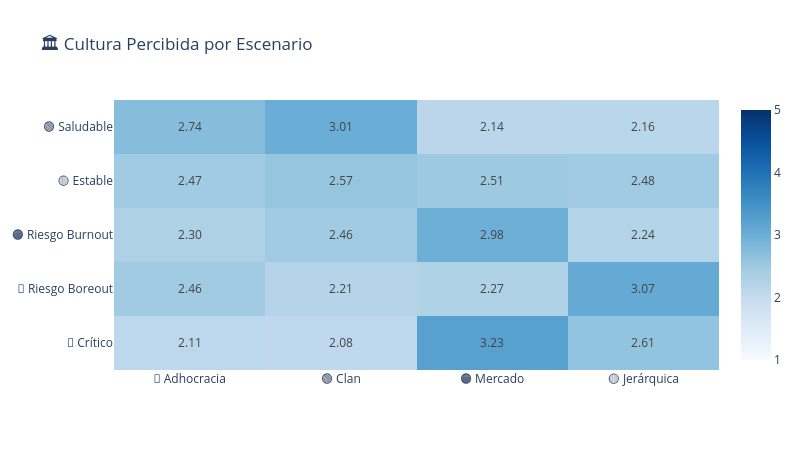

Notebook code cell kept with this figure:
### Markdown cell above
## 4. 🏛️ Cultura CVF por Escenario

¿Qué cultura predomina en cada escenario?

### Code cell
# CULTURA CVF POR ESCENARIO


# Calcular scores de cultura si no existen
if "cvf_adhocracia" not in df_benchmark.columns:
    df_benchmark["cvf_adhocracia"] = df_benchmark[["q65", "q66"]].mean(axis=1)
    df_benchmark["cvf_clan"] = df_benchmark[["q67", "q68"]].mean(axis=1)
    df_benchmark["cvf_mercado"] = df_benchmark[["q69", "q70"]].mean(axis=1)
    df_benchmark["cvf_jerarquica"] = df_benchmark[["q71", "q72"]].mean(axis=1)

cultura_cols = ["cvf_adhocracia", "cvf_clan", "cvf_mercado", "cvf_jerarquica"]
cultura_nombres = ["🔵 Adhocracia", "🟢 Clan", "🟠 Mercado", "🟡 Jerárquica"]

# Medias por escenario
cultura_por_escenario = df_benchmark.groupby("escenario")[cultura_cols].mean()

# 🆕 REORDENAR según el orden lógico de ESCENARIOS
cultura_por_escenario = cultura_por_escenario.reindex(ESCENARIOS)

print("="*80)
print("🏛️ CULTURA CVF PERCIBIDA POR ESCENARIO")
print("="*80)
print(cultura_por_escenario.round(2))

# Heatmap
fig = px.imshow(
    cultura_por_escenario.values,
    x=cultura_nombres,
    y=[ETIQUETAS_ES[esc] for esc in ESCENARIOS],
    color_continuous_scale='Blues',
    zmin=1, zmax=5,
    title="🏛️ Cultura Percibida por Escenario",
    text_auto='.2f',
    aspect='auto'
)

fig.update_layout(height=450, width=800)
fig.show()

print("""
💡 INTERPRETACIÓN:
- 🟢 Saludable: Cultura Clan predominante (3.05) - apoyo familiar
- 🟡 Estable: Perfil equilibrado - ninguna cultura domina
- 🟠 Riesgo Burnout: Cultura Mercado predominante (3.06) - presión por resultados
- 🔵 Riesgo Boreout: Cultura Jerárquica predominante (2.96) - procesos rígidos
- 🔴 Crítico: Cultura Mercado muy alta (3.20) - máxima presión
""")

### Figure 1 — Plotly figure (JSON) as saved in the notebook; plotly's stock layout.template omitted (floating-point values rounded to 4 significant figures)
{"data": [{"coloraxis": "coloraxis", "hovertemplate": "x: %{x}<br>y: %{y}<br>color: %{z}<extra></extra>", "name": "0", "texttemplate": "%{z:.2f}", "type": "heatmap", "x": ["🔵 Adhocracia", "🟢 Clan", "🟠 Mercado", "🟡 Jerárquica"], "xaxis": "x", "y": ["🟢 Saludable", "🟡 Estable", "🟠 Riesgo Burnout", "🔵 Riesgo Boreout", "🔴 Crítico"], "yaxis": "y", "z": [[2.735, 3.01, 2.142, 2.157], [2.475, 2.574, 2.507, 2.48], [2.304, 2.458, 2.985, 2.242], [2.463, 2.209, 2.274, 3.069], [2.109, 2.085, 3.229, 2.61]]}], "layout": {"coloraxis": {"autocolorscale": false, "cmax": 5, "cmin": 1, "colorscale": [[0, "rgb(247,251,255)"], [0.125, "rgb(222,235,247)"], [0.25, "rgb(198,219,239)"], [0.375, "rgb(158,202,225)"], [0.5, "rgb(107,174,214)"], [0.625, "rgb(66,146,198)"], [0.75, "rgb(33,113,181)"], [0.875, "rgb(8,81,156)"], [1, "rgb(8,48,107)"]]}, "height": 450, "title": {"text": "🏛️ Cultura Percibida por Escenario"}, "width": 800, "xaxis": {"anchor": "y", "domain": [0, 1]}, "yaxis": {"anchor": "x", "autorange": "reversed", "domain": [0, 1]}}}
